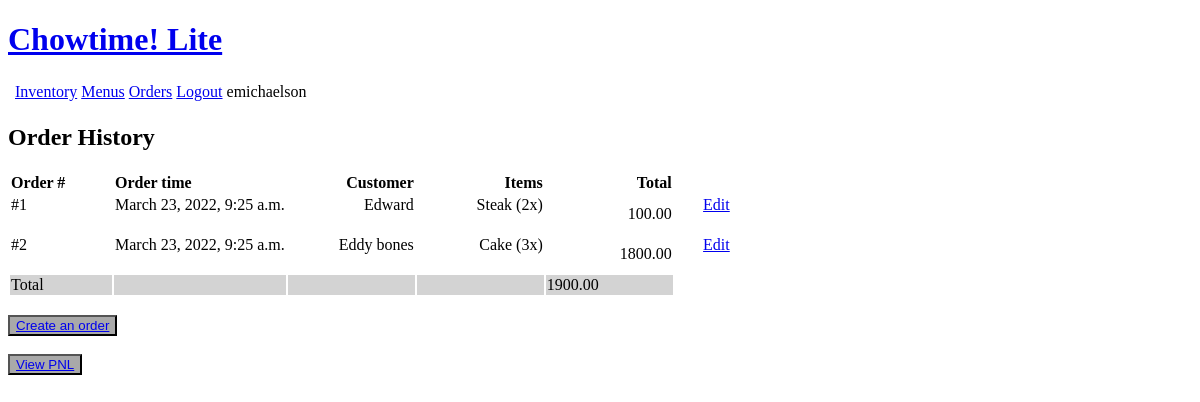
The page /orders/ (signed in) on the database as committed earlier.
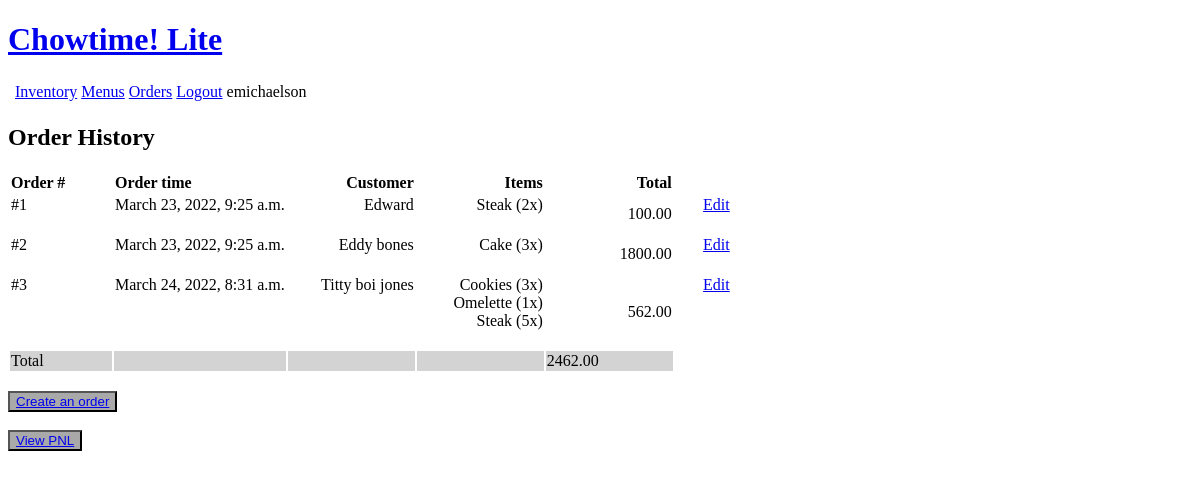
The same page on the database as committed later.
### inventory/models.py (models this page shows, shortened)
class Order(models.Model):
    menuItems = models.ManyToManyField(MenuItem, through='DishQuantity')
    timestamp = models.DateTimeField(auto_now_add=True)
    customer = models.CharField(max_length=200)
    def getDishQuantities(self):
        quantities = DishQuantity.objects.filter(order=self)
        return quantities
    def revenue(self):
        selectedDishes = DishQuantity.objects.filter(order=self)
        revenue = 0
        for dish in selectedDishes:
            revenue += (dish.menuItem.price * dish.dishQuantity)
        return revenue

class DishQuantity(models.Model):
    order = models.ForeignKey(Order, on_delete=models.CASCADE)
    menuItem = models.ForeignKey(MenuItem, on_delete=models.CASCADE)
    dishQuantity = models.IntegerField(default=0)

class MenuItem(models.Model):
    name = models.CharField(max_length=200)
    price = models.DecimalField(max_digits=10, decimal_places=2)
    ingredients = models.ManyToManyField(Ingredient, through='IngredientQuantity')
    menu = models.ForeignKey(Menu, on_delete=models.CASCADE, null=True)
    def __str__(self):
        return self.name

### inventory/views.py (the view)
# urls.py: path('orders/', views.OrderList, name='orderlist'),
@login_required(login_url='login')
def OrderList(request):
    orders = Order.objects.all()
    totalRevenue = 0
    for order in orders:
        totalRevenue += order.revenue()
    context = {'orders': orders, 'totalrevenue': totalRevenue}
    return render(request, 'inventory/orderList.html', context)

### inventory/templates/inventory/orderList.html
{% extends 'inventory/header.html' %}
{% block content %}
<h2>Order History</h2>
<div>
    {% if orders != '' %}
        <table>
            <thead>
                <th style="text-align: left" width="100px">Order #</th>
                <th style="text-align: left">Order time</th>
                <th style="text-align: right" width="125px">Customer</th>
                <th style="text-align: right" width="125px">Items</th>
                <th style="text-align: right" width="125px">Total</th>
            </thead>
            <tbody>
            {% for order in orders %}
                <tr>
                    <td align="left" valign="top">#{{ order.id }}</td>
                    <td align="left" valign="top">{{ order.timestamp }}</td>
                    <td align="right" valign="top">{{ order.customer }}</td>
                    <td style="text-align: right">
                        {% for dish in order.getDishQuantities %}
                            {{ dish.menuItem }} ({{ dish.dishQuantity }}x)
                            <br>
                        {% endfor %}
                        <br>
                    </td>
                    <td style="text-align: right">{{ order.revenue }}</td>
                    <td></td>
                    <td align="right" valign="top" width="50px"><a href="{% url 'orderupdate' order.id %}">Edit</a></td>
                </tr>
            {% endfor %}
                <tr style="background: lightgrey">
                    <td>Total</td>
                    <td></td>
                    <td></td>
                    <td></td>
                    <td>{{ totalrevenue }}</td>
                </tr>
            </tbody>
        </table>
    {% endif %}
    <br>
    <button style="background-color: darkgrey;" type="button"><a href="{% url 'ordercreate' %}">Create an order</a></button>
</div>
<br>
<div>
    <button style="background-color: darkgrey;" type="button"><a href="{% url 'pnlview' %}">View PNL</a></button>
</div>
{% endblock %}

Rows that differ between the two databases and show on the page:
added Order: id "3", timestamp "March 24, 2022, 8:31 a.m.", customer "Titty boi jones", revenue "562.00"
added DishQuantity: menuItem "Cookies", dishQuantity "3"
added DishQuantity: menuItem "Omelette", dishQuantity "1", shown under "3"
added DishQuantity: menuItem "Steak", dishQuantity "5", shown under "3"
Other text that changed with them:
{{ totalrevenue }}: "1900.00" → "2462.00"
